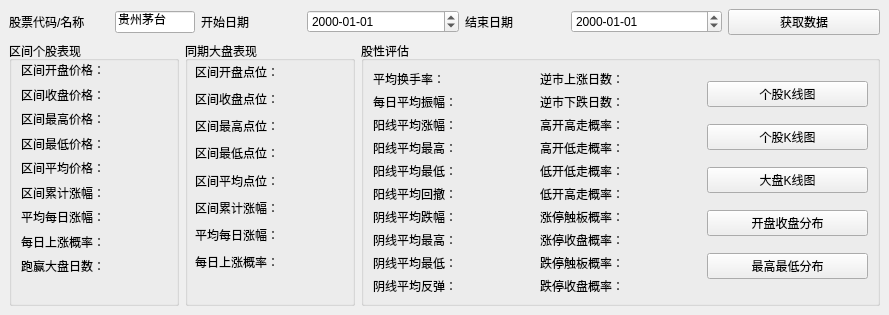
<?xml version="1.0" encoding="UTF-8"?>
<ui version="4.0">
 <class>StockAnalyzer</class>
 <widget class="QMainWindow" name="StockAnalyzer">
  <property name="geometry">
   <rect>
    <x>0</x>
    <y>0</y>
    <width>889</width>
    <height>315</height>
   </rect>
  </property>
  <property name="windowTitle">
   <string>个股股性分析</string>
  </property>
  <widget class="QWidget" name="centralwidget">
   <layout class="QVBoxLayout" name="verticalLayout_3">
    <item>
     <layout class="QHBoxLayout" name="horizontalLayout">
      <item>
       <widget class="QLabel" name="lblStockNumber">
        <property name="maximumSize">
         <size>
          <width>100</width>
          <height>16777215</height>
         </size>
        </property>
        <property name="font">
         <font>
          <family>Helvetica</family>
          <pointsize>9</pointsize>
         </font>
        </property>
        <property name="text">
         <string>股票代码/名称</string>
        </property>
       </widget>
      </item>
      <item>
       <widget class="QLineEdit" name="iptStockNumber">
        <property name="maximumSize">
         <size>
          <width>80</width>
          <height>16777215</height>
         </size>
        </property>
        <property name="font">
         <font>
          <family>Helvetica</family>
          <pointsize>9</pointsize>
         </font>
        </property>
        <property name="text">
         <string>贵州茅台</string>
        </property>
        <property name="maxLength">
         <number>6</number>
        </property>
       </widget>
      </item>
      <item>
       <widget class="QLabel" name="lblStartDate">
        <property name="maximumSize">
         <size>
          <width>100</width>
          <height>16777215</height>
         </size>
        </property>
        <property name="font">
         <font>
          <family>Helvetica</family>
          <pointsize>9</pointsize>
         </font>
        </property>
        <property name="text">
         <string>开始日期</string>
        </property>
       </widget>
      </item>
      <item>
       <widget class="QDateEdit" name="dteStartDate">
        <property name="font">
         <font>
          <family>Helvetica</family>
          <pointsize>9</pointsize>
         </font>
        </property>
        <property name="displayFormat">
         <string>yyyy-MM-dd</string>
        </property>
       </widget>
      </item>
      <item>
       <widget class="QLabel" name="lblEndDate">
        <property name="maximumSize">
         <size>
          <width>100</width>
          <height>16777215</height>
         </size>
        </property>
        <property name="font">
         <font>
          <family>Helvetica</family>
          <pointsize>9</pointsize>
         </font>
        </property>
        <property name="text">
         <string>结束日期</string>
        </property>
       </widget>
      </item>
      <item>
       <widget class="QDateEdit" name="dteEndDate">
        <property name="font">
         <font>
          <family>Helvetica</family>
          <pointsize>9</pointsize>
         </font>
        </property>
        <property name="displayFormat">
         <string>yyyy-MM-dd</string>
        </property>
       </widget>
      </item>
      <item>
       <widget class="QPushButton" name="btnGetData">
        <property name="font">
         <font>
          <family>Helvetica</family>
          <pointsize>9</pointsize>
         </font>
        </property>
        <property name="text">
         <string>获取数据</string>
        </property>
       </widget>
      </item>
     </layout>
    </item>
    <item>
     <layout class="QHBoxLayout" name="horizontalLayout_2">
      <item>
       <widget class="QGroupBox" name="grpStockPerformance">
        <property name="maximumSize">
         <size>
          <width>170</width>
          <height>16777215</height>
         </size>
        </property>
        <property name="font">
         <font>
          <family>Helvetica</family>
          <pointsize>9</pointsize>
         </font>
        </property>
        <property name="title">
         <string>区间个股表现</string>
        </property>
        <widget class="QWidget" name="layoutWidget">
         <property name="geometry">
          <rect>
           <x>12</x>
           <y>20</y>
           <width>151</width>
           <height>214</height>
          </rect>
         </property>
         <layout class="QVBoxLayout" name="verticalLayout">
          <item>
           <widget class="QLabel" name="lblStockIntervalOpen">
            <property name="font">
             <font>
              <family>Helvetica</family>
              <pointsize>9</pointsize>
             </font>
            </property>
            <property name="text">
             <string>区间开盘价格： </string>
            </property>
           </widget>
          </item>
          <item>
           <widget class="QLabel" name="lblStockIntervalClose">
            <property name="font">
             <font>
              <family>Helvetica</family>
              <pointsize>9</pointsize>
             </font>
            </property>
            <property name="text">
             <string>区间收盘价格： </string>
            </property>
           </widget>
          </item>
          <item>
           <widget class="QLabel" name="lblStockIntervalHigh">
            <property name="font">
             <font>
              <family>Helvetica</family>
              <pointsize>9</pointsize>
             </font>
            </property>
            <property name="text">
             <string>区间最高价格： </string>
            </property>
           </widget>
          </item>
          <item>
           <widget class="QLabel" name="lblStockIntervalLow">
            <property name="font">
             <font>
              <family>Helvetica</family>
              <pointsize>9</pointsize>
             </font>
            </property>
            <property name="text">
             <string>区间最低价格： </string>
            </property>
           </widget>
          </item>
          <item>
           <widget class="QLabel" name="lblStockIntervalAverage">
            <property name="font">
             <font>
              <family>Helvetica</family>
              <pointsize>9</pointsize>
             </font>
            </property>
            <property name="text">
             <string>区间平均价格： </string>
            </property>
           </widget>
          </item>
          <item>
           <widget class="QLabel" name="lblStockIntervalTotal">
            <property name="font">
             <font>
              <family>Helvetica</family>
              <pointsize>9</pointsize>
             </font>
            </property>
            <property name="text">
             <string>区间累计涨幅： </string>
            </property>
           </widget>
          </item>
          <item>
           <widget class="QLabel" name="lblStockIntervalAveragePoint">
            <property name="font">
             <font>
              <family>Helvetica</family>
              <pointsize>9</pointsize>
             </font>
            </property>
            <property name="text">
             <string>平均每日涨幅： </string>
            </property>
           </widget>
          </item>
          <item>
           <widget class="QLabel" name="lblStockUpProbability">
            <property name="font">
             <font>
              <family>Helvetica</family>
              <pointsize>9</pointsize>
             </font>
            </property>
            <property name="text">
             <string>每日上涨概率： </string>
            </property>
           </widget>
          </item>
          <item>
           <widget class="QLabel" name="lblWinMarket">
            <property name="font">
             <font>
              <family>Helvetica</family>
              <pointsize>9</pointsize>
             </font>
            </property>
            <property name="text">
             <string>跑赢大盘日数：</string>
            </property>
           </widget>
          </item>
         </layout>
        </widget>
       </widget>
      </item>
      <item>
       <widget class="QGroupBox" name="grpMarketPerformance">
        <property name="maximumSize">
         <size>
          <width>170</width>
          <height>16777215</height>
         </size>
        </property>
        <property name="font">
         <font>
          <family>Helvetica</family>
          <pointsize>9</pointsize>
         </font>
        </property>
        <property name="title">
         <string>同期大盘表现</string>
        </property>
        <widget class="QWidget" name="layoutWidget">
         <property name="geometry">
          <rect>
           <x>10</x>
           <y>20</y>
           <width>151</width>
           <height>211</height>
          </rect>
         </property>
         <property name="font">
          <font>
           <family>Helvetica</family>
           <pointsize>9</pointsize>
          </font>
         </property>
         <layout class="QVBoxLayout" name="verticalLayout_2">
          <item>
           <widget class="QLabel" name="lblMarketIntervalOpen">
            <property name="font">
             <font>
              <family>Helvetica</family>
              <pointsize>9</pointsize>
             </font>
            </property>
            <property name="text">
             <string>区间开盘点位： </string>
            </property>
           </widget>
          </item>
          <item>
           <widget class="QLabel" name="lblMarketIntervalClose">
            <property name="font">
             <font>
              <family>Helvetica</family>
              <pointsize>9</pointsize>
             </font>
            </property>
            <property name="text">
             <string>区间收盘点位： </string>
            </property>
           </widget>
          </item>
          <item>
           <widget class="QLabel" name="lblMarketIntervalHigh">
            <property name="font">
             <font>
              <family>Helvetica</family>
              <pointsize>9</pointsize>
             </font>
            </property>
            <property name="text">
             <string>区间最高点位： </string>
            </property>
           </widget>
          </item>
          <item>
           <widget class="QLabel" name="lblMarketIntervalLow">
            <property name="font">
             <font>
              <family>Helvetica</family>
              <pointsize>9</pointsize>
             </font>
            </property>
            <property name="text">
             <string>区间最低点位： </string>
            </property>
           </widget>
          </item>
          <item>
           <widget class="QLabel" name="lblMarketIntervalAverage">
            <property name="font">
             <font>
              <family>Helvetica</family>
              <pointsize>9</pointsize>
             </font>
            </property>
            <property name="text">
             <string>区间平均点位： </string>
            </property>
           </widget>
          </item>
          <item>
           <widget class="QLabel" name="lblMarketIntervalTotal">
            <property name="font">
             <font>
              <family>Helvetica</family>
              <pointsize>9</pointsize>
             </font>
            </property>
            <property name="text">
             <string>区间累计涨幅： </string>
            </property>
           </widget>
          </item>
          <item>
           <widget class="QLabel" name="lblMarketIntervalAveragePoint">
            <property name="font">
             <font>
              <family>Helvetica</family>
              <pointsize>9</pointsize>
             </font>
            </property>
            <property name="text">
             <string>平均每日涨幅： </string>
            </property>
           </widget>
          </item>
          <item>
           <widget class="QLabel" name="lblMarketUpProbability">
            <property name="font">
             <font>
              <family>Helvetica</family>
              <pointsize>9</pointsize>
             </font>
            </property>
            <property name="text">
             <string>每日上涨概率： </string>
            </property>
           </widget>
          </item>
         </layout>
        </widget>
       </widget>
      </item>
      <item>
       <widget class="QGroupBox" name="groupBox">
        <property name="minimumSize">
         <size>
          <width>0</width>
          <height>240</height>
         </size>
        </property>
        <property name="font">
         <font>
          <family>Helvetica</family>
          <pointsize>9</pointsize>
         </font>
        </property>
        <property name="title">
         <string>股性评估</string>
        </property>
        <layout class="QHBoxLayout" name="horizontalLayout_3">
         <item>
          <layout class="QVBoxLayout" name="verticalLayout_6">
           <item>
            <widget class="QLabel" name="lblAverageTurn">
             <property name="font">
              <font>
               <family>Helvetica</family>
               <pointsize>9</pointsize>
              </font>
             </property>
             <property name="text">
              <string>平均换手率：</string>
             </property>
            </widget>
           </item>
           <item>
            <widget class="QLabel" name="lblAverageAmplitude">
             <property name="font">
              <font>
               <family>Helvetica</family>
               <pointsize>9</pointsize>
              </font>
             </property>
             <property name="text">
              <string>每日平均振幅： </string>
             </property>
            </widget>
           </item>
           <item>
            <widget class="QLabel" name="lblAverageCloseUp">
             <property name="font">
              <font>
               <family>Helvetica</family>
               <pointsize>9</pointsize>
              </font>
             </property>
             <property name="text">
              <string>阳线平均涨幅： </string>
             </property>
            </widget>
           </item>
           <item>
            <widget class="QLabel" name="lblAverageHighWhenUp">
             <property name="font">
              <font>
               <family>Helvetica</family>
               <pointsize>9</pointsize>
              </font>
             </property>
             <property name="text">
              <string>阳线平均最高： </string>
             </property>
            </widget>
           </item>
           <item>
            <widget class="QLabel" name="lblAverageLowWhenUp">
             <property name="font">
              <font>
               <family>Helvetica</family>
               <pointsize>9</pointsize>
              </font>
             </property>
             <property name="text">
              <string>阳线平均最低： </string>
             </property>
            </widget>
           </item>
           <item>
            <widget class="QLabel" name="lblAverageFallbackAmp">
             <property name="font">
              <font>
               <family>Helvetica</family>
               <pointsize>9</pointsize>
              </font>
             </property>
             <property name="text">
              <string>阳线平均回撤：</string>
             </property>
            </widget>
           </item>
           <item>
            <widget class="QLabel" name="lblAverageCloseDown">
             <property name="font">
              <font>
               <family>Helvetica</family>
               <pointsize>9</pointsize>
              </font>
             </property>
             <property name="text">
              <string>阴线平均跌幅： </string>
             </property>
            </widget>
           </item>
           <item>
            <widget class="QLabel" name="lblAverageHighWhenDown">
             <property name="font">
              <font>
               <family>Helvetica</family>
               <pointsize>9</pointsize>
              </font>
             </property>
             <property name="text">
              <string>阴线平均最高： </string>
             </property>
            </widget>
           </item>
           <item>
            <widget class="QLabel" name="lblAverageLowWhenDown">
             <property name="font">
              <font>
               <family>Helvetica</family>
               <pointsize>9</pointsize>
              </font>
             </property>
             <property name="text">
              <string>阴线平均最低： </string>
             </property>
            </widget>
           </item>
           <item>
            <widget class="QLabel" name="lblAverageBounceAmp">
             <property name="font">
              <font>
               <family>Helvetica</family>
               <pointsize>9</pointsize>
              </font>
             </property>
             <property name="text">
              <string>阴线平均反弹：</string>
             </property>
            </widget>
           </item>
          </layout>
         </item>
         <item>
          <layout class="QVBoxLayout" name="verticalLayout_9">
           <item>
            <widget class="QLabel" name="lblInverseMarketUp">
             <property name="font">
              <font>
               <family>Helvetica</family>
               <pointsize>9</pointsize>
              </font>
             </property>
             <property name="text">
              <string>逆市上涨日数：</string>
             </property>
            </widget>
           </item>
           <item>
            <widget class="QLabel" name="lblInverseMarketDown">
             <property name="font">
              <font>
               <family>Helvetica</family>
               <pointsize>9</pointsize>
              </font>
             </property>
             <property name="text">
              <string>逆市下跌日数：</string>
             </property>
            </widget>
           </item>
           <item>
            <widget class="QLabel" name="lblHighOpenHighClose">
             <property name="font">
              <font>
               <family>Helvetica</family>
               <pointsize>9</pointsize>
              </font>
             </property>
             <property name="text">
              <string>高开高走概率： </string>
             </property>
            </widget>
           </item>
           <item>
            <widget class="QLabel" name="lblHighOpenLowClose">
             <property name="font">
              <font>
               <family>Helvetica</family>
               <pointsize>9</pointsize>
              </font>
             </property>
             <property name="text">
              <string>高开低走概率： </string>
             </property>
            </widget>
           </item>
           <item>
            <widget class="QLabel" name="lblLowOpenLowClose">
             <property name="font">
              <font>
               <family>Helvetica</family>
               <pointsize>9</pointsize>
              </font>
             </property>
             <property name="text">
              <string>低开低走概率： </string>
             </property>
            </widget>
           </item>
           <item>
            <widget class="QLabel" name="lblLowOpenHighClose">
             <property name="font">
              <font>
               <family>Helvetica</family>
               <pointsize>9</pointsize>
              </font>
             </property>
             <property name="text">
              <string>低开高走概率： </string>
             </property>
            </widget>
           </item>
           <item>
            <widget class="QLabel" name="lblReachMaxProbability">
             <property name="font">
              <font>
               <family>Helvetica</family>
               <pointsize>9</pointsize>
              </font>
             </property>
             <property name="text">
              <string>涨停触板概率： </string>
             </property>
            </widget>
           </item>
           <item>
            <widget class="QLabel" name="lblStayMaxProbability">
             <property name="font">
              <font>
               <family>Helvetica</family>
               <pointsize>9</pointsize>
              </font>
             </property>
             <property name="text">
              <string>涨停收盘概率： </string>
             </property>
            </widget>
           </item>
           <item>
            <widget class="QLabel" name="lblReachMinProbability">
             <property name="font">
              <font>
               <family>Helvetica</family>
               <pointsize>9</pointsize>
              </font>
             </property>
             <property name="text">
              <string>跌停触板概率： </string>
             </property>
            </widget>
           </item>
           <item>
            <widget class="QLabel" name="lblStayMinProbability">
             <property name="font">
              <font>
               <family>Helvetica</family>
               <pointsize>9</pointsize>
              </font>
             </property>
             <property name="text">
              <string>跌停收盘概率： </string>
             </property>
            </widget>
           </item>
          </layout>
         </item>
         <item>
          <layout class="QVBoxLayout" name="verticalLayout_4">
           <item>
            <widget class="QPushButton" name="btnStockGraph">
             <property name="text">
              <string>个股K线图</string>
             </property>
            </widget>
           </item>
           <item>
            <widget class="QPushButton" name="btnStockGraph_2">
             <property name="text">
              <string>个股K线图</string>
             </property>
            </widget>
           </item>
           <item>
            <widget class="QPushButton" name="btnMarketGraph">
             <property name="text">
              <string>大盘K线图</string>
             </property>
            </widget>
           </item>
           <item>
            <widget class="QPushButton" name="btnPlotOpenCloseDistribution">
             <property name="font">
              <font>
               <family>Helvetica</family>
               <pointsize>9</pointsize>
              </font>
             </property>
             <property name="text">
              <string>开盘收盘分布</string>
             </property>
            </widget>
           </item>
           <item>
            <widget class="QPushButton" name="btnPlotHighLowDistribution">
             <property name="font">
              <font>
               <family>Helvetica</family>
               <pointsize>9</pointsize>
              </font>
             </property>
             <property name="text">
              <string>最高最低分布</string>
             </property>
            </widget>
           </item>
          </layout>
         </item>
        </layout>
       </widget>
      </item>
     </layout>
    </item>
   </layout>
  </widget>
  <widget class="QMenuBar" name="menubar">
   <property name="geometry">
    <rect>
     <x>0</x>
     <y>0</y>
     <width>889</width>
     <height>23</height>
    </rect>
   </property>
  </widget>
 </widget>
 <resources/>
 <connections/>
 <slots>
  <slot>get_history_data()</slot>
  <slot>start_trade()</slot>
  <slot>auto_get_strategy()</slot>
  <slot>plot_high_low_distribution()</slot>
  <slot>plot_open_close_distribution()</slot>
  <slot>show_stock_graph()</slot>
  <slot>show_market_graph()</slot>
 </slots>
</ui>
